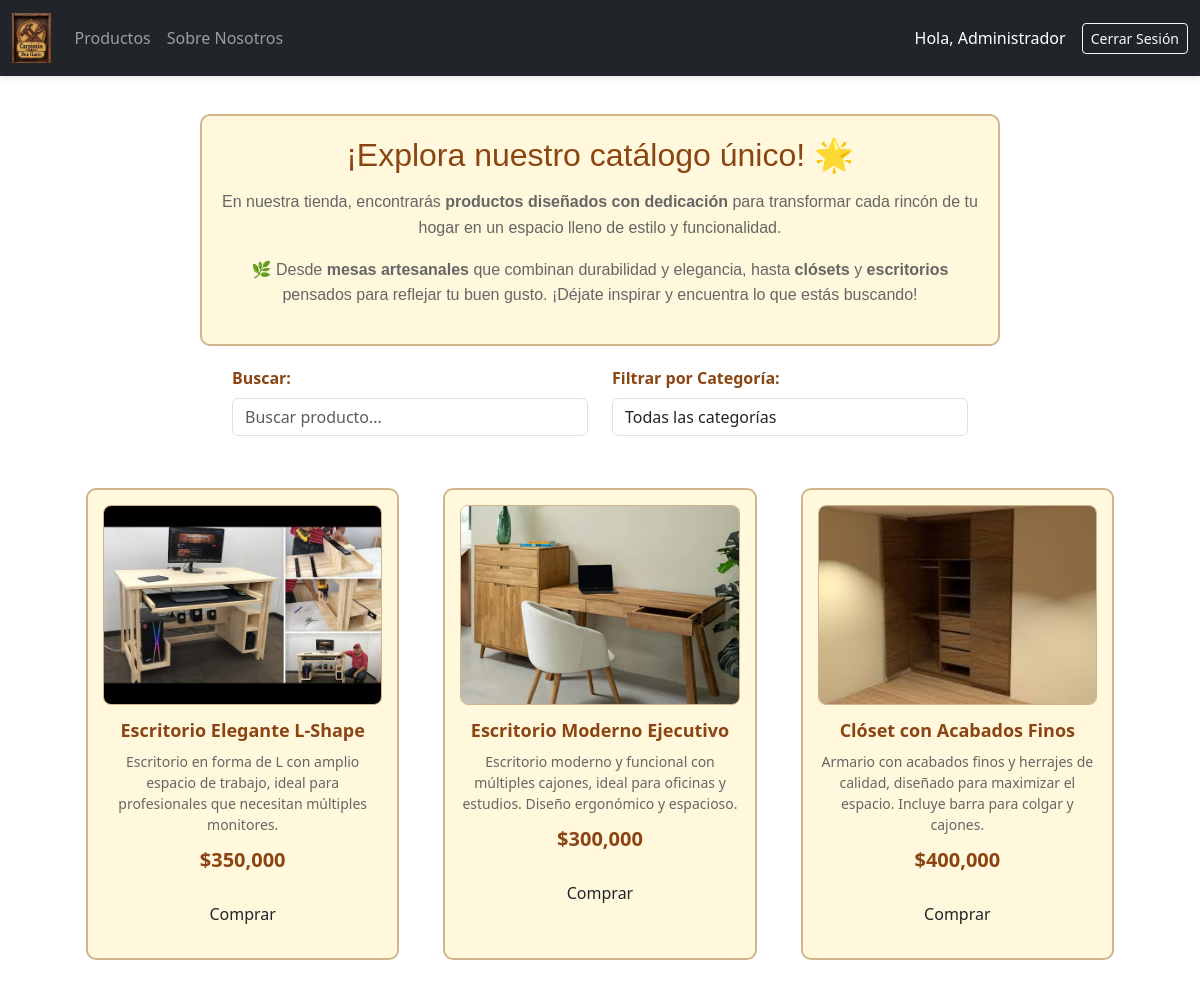
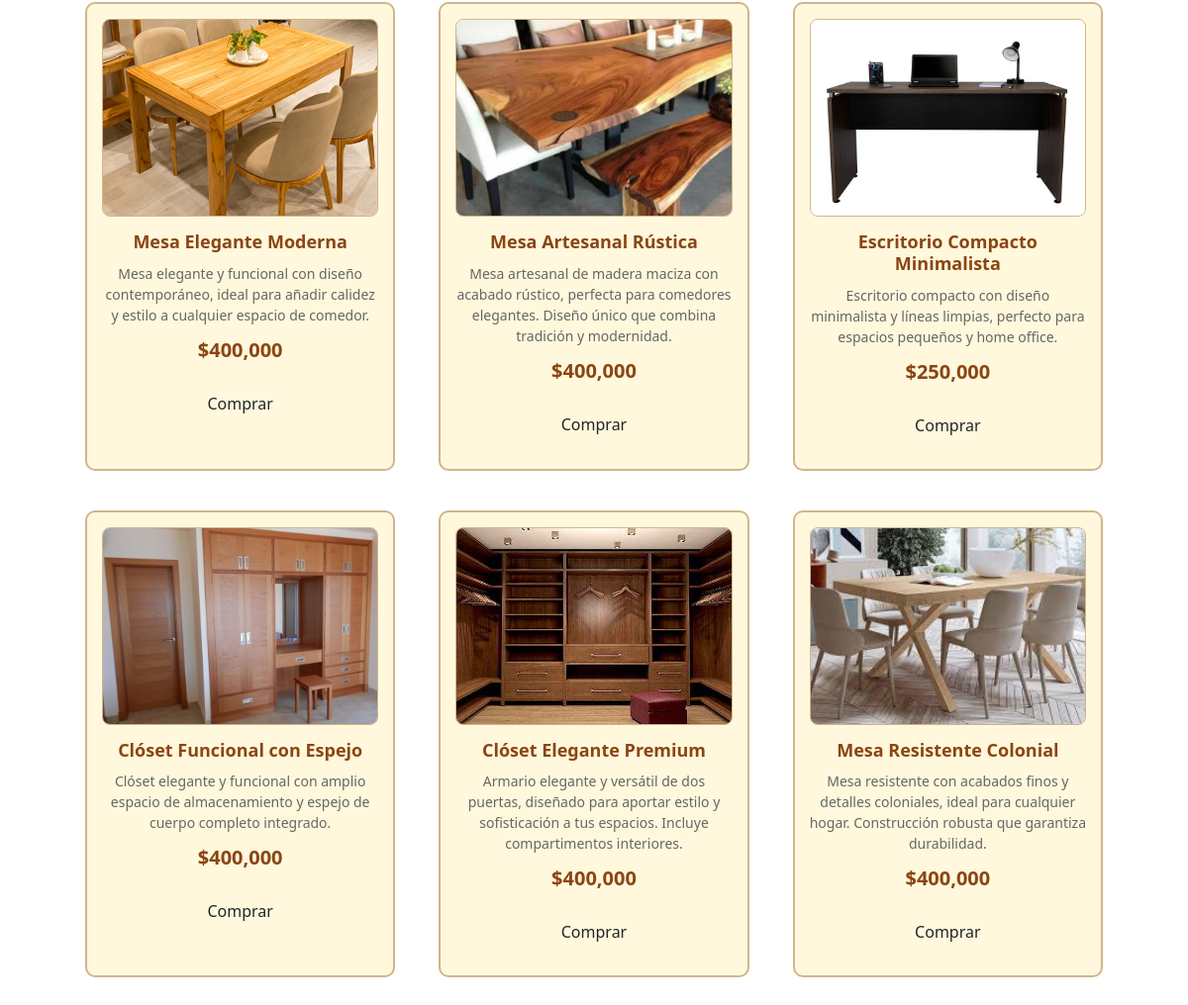
The app's page /backend/php/usuario/index.php (signed in) with its own data (2 pictures, top to bottom).
### tables this page shows
CREATE TABLE productos (
    id INT AUTO_INCREMENT PRIMARY KEY,
    nombre VARCHAR(255) NOT NULL,
    descripcion TEXT,
    precio DECIMAL(10, 2) NOT NULL,
    precio_descuento DECIMAL(10, 2) DEFAULT NULL,
    imagen VARCHAR(255),
    categoria_id INT NOT NULL,
    stock INT DEFAULT 0,
    material VARCHAR(100),
    dimensiones VARCHAR(100),  
    peso DECIMAL(8, 2),  
    activo BOOLEAN DEFAULT TRUE,
    destacado BOOLEAN DEFAULT FALSE,
    created_at TIMESTAMP DEFAULT CURRENT_TIMESTAMP,
    updated_at TIMESTAMP DEFAULT CURRENT_TIMESTAMP ON UPDATE CURRENT_TIMESTAMP,
    FOREIGN KEY (categoria_id) REFERENCES categorias(id) ON DELETE RESTRICT,
    INDEX idx_categoria (categoria_id),
    INDEX idx_precio (precio),
    INDEX idx_activo (activo),
    INDEX idx_destacado (destacado)
);

### backend/php/usuario/index.php (the view, shortened to what this page needs)
<?php
require_once '../config/db.php';
$stmt = $pdo->query("
    SELECT p.*, c.nombre as categoria
    FROM productos p
    LEFT JOIN categorias c ON p.categoria_id = c.id
    WHERE p.activo = 1
    ORDER BY p.destacado DESC, p.id DESC
");
$productos = $stmt->fetchAll();
?>
<!DOCTYPE html>
<html lang="es">
<head>
    <link rel="stylesheet" href="../../../frontend/css/producto_estile.css">
    <link rel="stylesheet" href="styles.css">
    <link href="https://cdn.jsdelivr.net/npm/bootstrap@5.3.3/dist/css/bootstrap.min.css" rel="stylesheet">
</head>
<body>
    <header>
        <nav class="navbar navbar-expand-sm navbar-dark bg-dark">
            <div class="container-fluid">
                <a class="navbar-brand" href="../../../backend\php\usuario/index.html">
                    <img class="foto" src="../../../frontend/views/Carpintin-Don-Gusto/img/logo.jpg" alt="Logotipo" style="height: 50px;">
                </a>
                <div class="collapse navbar-collapse" id="mynavbar">
                    <ul class="navbar-nav me-auto mb-2 mb-sm-0">
                        <li class="nav-item">
                            <a class="nav-link" href="index.php">Productos</a>
                        </li>
                        <li class="nav-item">
                            <a class="nav-link" href="sobre-nosotros.php">Sobre Nosotros</a>
                        </li>
                    </ul>
                    <div class="d-flex align-items-center">
                        <span class="text-white me-3">Hola, <?php echo htmlspecialchars($_SESSION['usuario_nombre']); ?></span>
                        <a href="logout.php" class="btn btn-outline-light btn-sm">Cerrar Sesión</a>
                    </div>
            </div>
        </nav>
    </header>
    <br>
    <div class="text-container">
        <h2>¡Explora nuestro catálogo único! 🌟</h2>
        <p>En nuestra tienda, encontrarás <strong>productos diseñados con dedicación</strong> para transformar cada rincón de tu hogar en un espacio lleno de estilo y funcionalidad.</p>
        <p>🌿 Desde <strong>mesas artesanales</strong> que combinan durabilidad y elegancia, hasta <strong>clósets</strong> y <strong>escritorios</strong> pensados para reflejar tu buen gusto. ¡Déjate inspirar y encuentra lo que estás buscando!</p>
    </div>
    <div class="container mb-4">
        <div class="row justify-content-center">
            <div class="col-md-4 mb-2">
                <label for="buscar-producto" class="form-label" style="color: #8B4513; font-weight: bold;">Buscar:</label>
                <input type="text" class="form-control" id="buscar-producto" placeholder="Buscar producto..." onkeyup="filtrarProductos()">
            </div>
            <div class="col-md-4">
                <label for="filtro-categoria" class="form-label" style="color: #8B4513; font-weight: bold;">Filtrar por Categoría:</label>
                <select class="form-control" id="filtro-categoria" onchange="filtrarProductos()">
                    <option value="">Todas las categorías</option>
                </select>
            </div>
    </div>
    <br>
    <div class="container-fluid">
        <div class="row" id="productos-container">
            <?php if (count($productos) === 0): ?>
                <div class="col-12 text-center">
                    <p>No hay productos disponibles</p>
                </div>
            <?php else: ?>
                    <?php foreach ($productos as $prod): ?>
                    <?php
                    $imagen = $prod['imagen'] ?? '';
                    $ruta_base = '../../../frontend/views/Carpintin-Don-Gusto/';
                    if (!empty($imagen)) {
                        if (str_starts_with($imagen, 'http')) {
                            $ruta_img = '';
                        } else {
                            $ruta_img = $ruta_base;
                        }
                        $imagen = $ruta_img . $imagen;
                    }
                    ?>
                    <div class="producto-item" data-id="<?php echo $prod['id']; ?>" data-categoria="<?php echo $prod['categoria_id']; ?>" data-nombre="<?php echo strtolower($prod['nombre']); ?>">
                        <div class="product-card">
                            <img src="<?php echo $imagen ? htmlspecialchars($imagen) : '/frontend/views/Carpintin-Don-Gusto/img/logo.jpg'; ?>" class="card-img-top" alt="<?php echo htmlspecialchars($prod['nombre']); ?>">
                            <h5><?php echo htmlspecialchars($prod['nombre']); ?></h5>
                            <p><?php echo htmlspecialchars($prod['descripcion'] ?? 'Producto de calidad artesanal'); ?></p>
                            <p class="price">$<?php echo number_format($prod['precio'], 0); ?></p>
                            <button class="btn btn-comprar" onclick="abrirFormulario(<?php echo $prod['id']; ?>, '<?php echo htmlspecialchars($prod['nombre'], ENT_QUOTES); ?>', <?php echo $prod['precio']; ?>)">Comprar</button>
                        </div>
                    </div>
                    <?php endforeach; ?>
            <?php endif; ?>
        </div>
</body>
</html>

### frontend/css/producto_estile.css (style rules this page uses)
header { background-color: rgba(228, 182, 108, 0.954) !important; position: fixed !important; top: 0 !important; left: 0 !important; right: 0 !important; width: 100% !important; z-index: 9999 !important; box-shadow: 0 2px 5px rgba(0, 0, 0, 0.1) !important; }
body { padding-top: 70px !important; margin-top: 0 !important; }
.navbar { width: 100% !important; margin: 0 !important; }
.btn-comprar { background-color: #F4A460; color: #8B4513; border: 1px solid #8B4513; padding: 10px 20px; font-size: 16px; border-radius: 5px; transition: background-color 0.3s ease, color 0.3s ease; display: block; margin: 10px auto; }
.row { margin-top: 20px; }
#productos-container { display: grid; grid-template-columns: repeat(3, 1fr); gap: 20px; padding: 20px; width: 100%; margin: 0 auto; box-sizing: border-box; }
.producto-item { width: 100%; }
.product-card { width: 100%; box-sizing: border-box; }
.text-container { width: 50%; text-align: center; margin: 15px auto; padding: 12px; border: 2px solid #D2B48C; border-radius: 5px; background-color: #FFF8DC; }
.text-container h2 { color: #8B4513; font-family: 'Arial', sans-serif; }
.text-container p { font-size: 18px; line-height: 1.6; color: #A0522D; font-family: 'Arial', sans-serif; }
header { margin-bottom: 20px; }

### backend/php/usuario/styles.css (style rules this page uses)
.text-container { text-align: center; padding: 20px; background-color: #FFF8DC; border: 2px solid #D2B48C; border-radius: 10px; margin: 20px auto; max-width: 800px; width: 90%; box-sizing: border-box; }
.text-container h2 { color: #8B4513; font-family: 'Arial', sans-serif; margin-bottom: 15px; }
.text-container p { color: #666; font-size: 16px; line-height: 1.6; }
.producto-item { margin-bottom: 20px; }
.product-card { background-color: #FFF8DC; border: 2px solid #D2B48C; border-radius: 10px; padding: 15px; text-align: center; transition: transform 0.3s ease, box-shadow 0.3s ease; height: 100%; box-sizing: border-box; }
.product-card img { width: 100%; height: 200px; object-fit: cover; border-radius: 8px; margin-bottom: 15px; border: 1px solid #D2B48C; }
.product-card h5 { color: #8B4513; font-weight: bold; margin-bottom: 10px; font-size: 18px; }
.product-card p { color: #666; font-size: 14px; margin-bottom: 10px; }
.product-card .price { color: #8B4513; font-weight: bold; font-size: 20px; margin: 10px 0; }
.btn-comprar { background-color: #F4A460; color: #8B4513; border: 1px solid #8B4513; padding: 10px 20px; font-size: 16px; border-radius: 5px; cursor: pointer; transition: background-color 0.3s ease, color 0.3s ease; width: 100%; display: block; box-sizing: border-box; }
.form-label { color: #8B4513; font-weight: bold; }
.form-control { border: 1px solid #D2B48C; background-color: #FAF0E6; }

### records on screen
productos: shows a picture, nombre "Escritorio Elegante L-Shape", descripcion "Escritorio en forma de L con amplio espacio de trabajo, ideal para profesionales que necesitan múltiples monitores.", precio "350,000"
productos: shows a picture, nombre "Escritorio Moderno Ejecutivo", descripcion "Escritorio moderno y funcional con múltiples cajones, ideal para oficinas y estudios. Diseño ergonómico y espacioso.", precio "300,000"
productos: shows a picture, nombre "Clóset con Acabados Finos", descripcion "Armario con acabados finos y herrajes de calidad, diseñado para maximizar el espacio. Incluye barra para colgar y cajones.", precio "400,000"
productos: shows a picture, nombre "Mesa Elegante Moderna", descripcion "Mesa elegante y funcional con diseño contemporáneo, ideal para añadir calidez y estilo a cualquier espacio de comedor.", precio "400,000"
productos: shows a picture, nombre "Mesa Artesanal Rústica", descripcion "Mesa artesanal de madera maciza con acabado rústico, perfecta para comedores elegantes. Diseño único que combina tradición y modernidad.", precio "400,000"
productos: shows a picture, nombre "Escritorio Compacto Minimalista", descripcion "Escritorio compacto con diseño minimalista y líneas limpias, perfecto para espacios pequeños y home office.", precio "250,000"
productos: shows a picture, nombre "Clóset Funcional con Espejo", descripcion "Clóset elegante y funcional con amplio espacio de almacenamiento y espejo de cuerpo completo integrado.", precio "400,000"
productos: shows a picture, nombre "Clóset Elegante Premium", descripcion "Armario elegante y versátil de dos puertas, diseñado para aportar estilo y sofisticación a tus espacios. Incluye compartimentos interiores.", precio "400,000"
productos: shows a picture, nombre "Mesa Resistente Colonial", descripcion "Mesa resistente con acabados finos y detalles coloniales, ideal para cualquier hogar. Construcción robusta que garantiza durabilidad.", precio "400,000"

### other values on screen
$_SESSION['usuario_nombre'] "Administrador"
